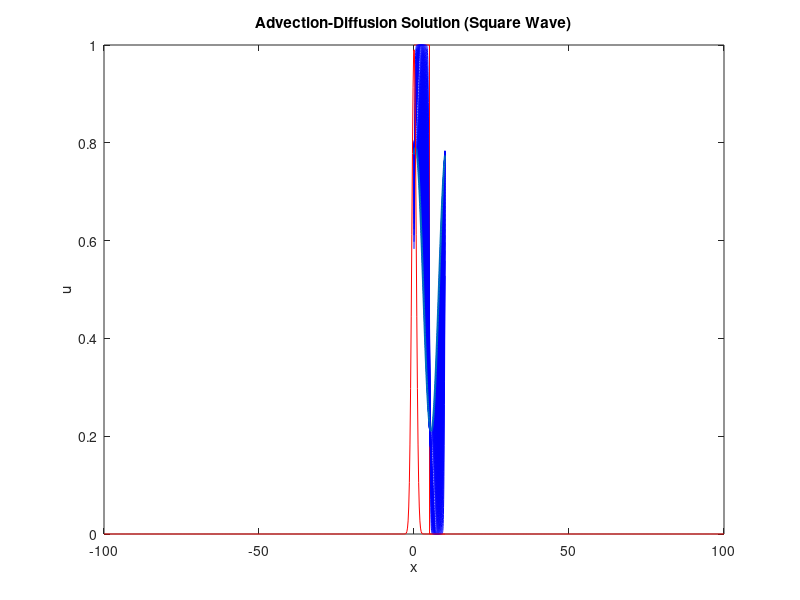

Reproduce this figure in MATLAB. (Note: this script raises an error after producing the figure.)
% Using Strang Splitting to solve PDEs
% Kevin Roberts
% November 2024



%%
%%%%%%%%%%%%%%%%%%%%%%%%%%%%%%%%%%%%%%%%%%%
% STRANG-SPLITTING ON ADVECTION DIFFUSION %
%%%%%%%%%%%%%%%%%%%%%%%%%%%%%%%%%%%%%%%%%%%

clear all
close all
clc

% Parameters
L = 10;                % Domain length
J = 256;               % Number of spatial points
x = linspace(0, L, J); % Spatial grid
dx = L/J;              % Spatial step size
c = 1;                 % Advection speed
D = 1;                 % Diffusion coefficient
dt = dx/c;             % Time step (CFL condition)
T = 2;               % Final time
steps = floor(T / dt); % Number of time steps

% Initial condition: square wave
u = zeros(size(x));
u(x < L/2) = 1.0; % Square wave

u_initial = u; % defining an initial condition

% plotting the initial condition
plot(x, u_initial, 'r'); hold on;

% Wavenumbers for Fourier transform
k = 2 * pi * [0:J/2-1 -J/2:-1] / L; % FFT wavenumbers

% Time-stepping loop
for n = 1:steps
    % First diffusion half-step
    u_hat = fft(u);
    u_hat = u_hat .* exp(-D * (k.^2) * (dt/2));
    u = real(ifft(u_hat));
    
    % Advection full step
    shift = round(c * dt / dx); % Number of grid points to shift
    u = circshift(u, -shift); % Shift left for periodic boundary

    % Second diffusion half-step
    u_hat = fft(u);
    u_hat = u_hat .* exp(-D * (k.^2) * (dt/2));
    u = real(ifft(u_hat));
    
    plot(x, u, 'b'); 
    pause(0.05); % Pause to animate
end

% Plot the final solution
plot(x, u, 'LineWidth', 1.5);
xlabel('x');
ylabel('u');
title('Advection-Diffusion Solution (Square Wave)');

%%
%%%%%%%%%%%%%%%%%%%%%%%%%%%%%%%%%%%%%
% STRANG-SPLITTING ON FKPP EQUATION %
%%%%%%%%%%%%%%%%%%%%%%%%%%%%%%%%%%%%%

clear all
close all
clc

% Parameters
L = 2*100;                  % Domain length
J = 1000;                   % Number of spatial points
x = linspace(-L/2, L/2, J); % Spatial grid
dx = L/J;                   % Spatial step size
K = 1;                      
m = 1;                      
D = 1;
c = 1;
dt = dx/c;                  % Time step (CFL condition)
T = 20;                      % Final time
steps = floor(T / dt); % Number of time steps

% Initial condition: square wave
u_initial = exp(-x.^2); 

u = u_initial; % defining an initial condition

% plotting the initial condition
plot(x, u_initial, 'r'); hold on;

% Wavenumbers for Fourier transform
k = 2 * pi * [0:J/2 1-J/2:-1]/L; % FFT wavenumbers

% Time-stepping loop
for n = 1:steps
    % First diffusion half-step
    u_hat = fft(u);
    u_hat = u_hat .* exp(-D * (k.^2) * (dt/2));
    u = real(ifft(u_hat));
    
    % getting the analytical solution of logistic eqn
    v = f(u, K, m, dt);
    
    % Second diffusion half-step
    u_hat = fft(v);
    u_hat = u_hat .* exp(-D * (k.^2) * (dt/2));
    u = real(ifft(u_hat));
    
    plot(x, u, 'b'); 
    pause(0.05); % Pause to animate
end

% Plot the final solution
plot(x, u, 'LineWidth', 1.5);
xlabel('x');
ylabel('u');
title('FKPP Solution');

% defining the f function as f(u) = mu(1 - u)
function v = f(u, K, m, dt)

    v = (K*u) ./ (((K - u) .* exp(-m * dt)) + u);

end

